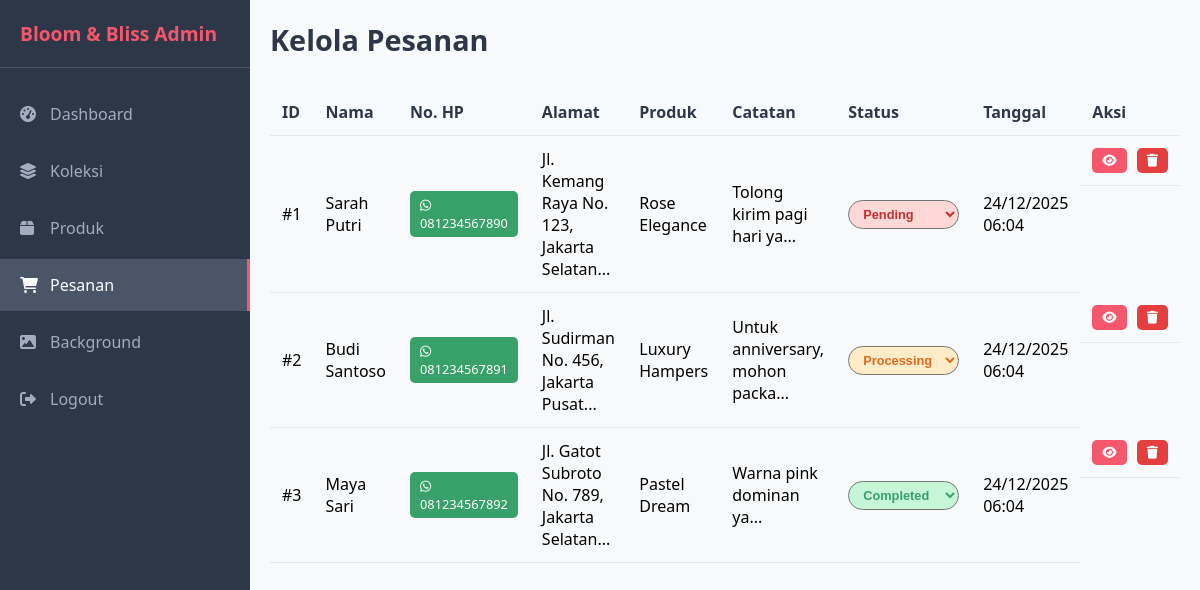
Page /admin/orders.php (signed in) on the committed database.
### tables this page shows
CREATE TABLE orders (
    id INT AUTO_INCREMENT PRIMARY KEY,
    name VARCHAR(255) NOT NULL,
    phone VARCHAR(20) NOT NULL,
    address TEXT NOT NULL,
    product VARCHAR(255),
    notes TEXT,
    status ENUM('pending', 'processing', 'completed') DEFAULT 'pending',
    created_at TIMESTAMP DEFAULT CURRENT_TIMESTAMP,
    updated_at TIMESTAMP DEFAULT CURRENT_TIMESTAMP ON UPDATE CURRENT_TIMESTAMP
);

### admin/orders.php (the view, shortened to what this page needs)
<?php
$database = new Database();
$db = $database->getConnection();
$query = "SELECT * FROM orders ORDER BY created_at DESC";
$stmt = $db->prepare($query);
$stmt->execute();
$orders = $stmt->fetchAll(PDO::FETCH_ASSOC);
?>
<!DOCTYPE html>
<html>
<head>
    <link rel="stylesheet" href="admin-style.css">
    <link rel="stylesheet" href="https://cdnjs.cloudflare.com/ajax/libs/font-awesome/6.0.0/css/all.min.css">
</head>
<body>
    <div class="admin-container">
        <nav class="sidebar">
            <div class="logo">
                <h3>Bloom & Bliss Admin</h3>
            </div>
            <ul class="nav-menu">
                <li><a href="dashboard.php"><i class="fas fa-tachometer-alt"></i> Dashboard</a></li>
                <li><a href="collections.php"><i class="fas fa-layer-group"></i> Koleksi</a></li>
                <li><a href="products.php"><i class="fas fa-box"></i> Produk</a></li>
                <li><a href="orders.php" class="active"><i class="fas fa-shopping-cart"></i> Pesanan</a></li>
                <li><a href="backgrounds.php"><i class="fas fa-image"></i> Background</a></li>
                <li><a href="logout.php"><i class="fas fa-sign-out-alt"></i> Logout</a></li>
            </ul>
        </nav>
        <main class="main-content">
            <div class="page-header">
                <h1>Kelola Pesanan</h1>
            </div>
            <div class="table-container">
                <table>
                    <thead>
                        <tr>
                            <th>ID</th>
                            <th>Nama</th>
                            <th>No. HP</th>
                            <th>Alamat</th>
                            <th>Produk</th>
                            <th>Catatan</th>
                            <th>Status</th>
                            <th>Tanggal</th>
                            <th>Aksi</th>
                        </tr>
                    </thead>
                    <tbody>
                        <?php foreach ($orders as $order): ?>
                        <tr>
                            <td>#<?php echo $order['id']; ?></td>
                            <td><?php echo htmlspecialchars($order['name']); ?></td>
                            <td>
                                <a href="https://wa.me/<?php echo $order['phone']; ?>" target="_blank" class="btn btn-success btn-sm">
                                    <i class="fab fa-whatsapp"></i> <?php echo $order['phone']; ?>
                                </a>
                            </td>
                            <td><?php echo htmlspecialchars(substr($order['address'], 0, 50)) . '...'; ?></td>
                            <td><?php echo htmlspecialchars($order['product']); ?></td>
                            <td><?php echo htmlspecialchars(substr($order['notes'], 0, 30)) . '...'; ?></td>
                            <td>
                                <form method="POST" style="display: inline;">
                                    <select name="status" onchange="this.form.submit()" class="status <?php echo $order['status']; ?>">
                                        <option value="pending" <?php echo $order['status'] == 'pending' ? 'selected' : ''; ?>>Pending</option>
                                        <option value="processing" <?php echo $order['status'] == 'processing' ? 'selected' : ''; ?>>Processing</option>
                                        <option value="completed" <?php echo $order['status'] == 'completed' ? 'selected' : ''; ?>>Completed</option>
                                    </select>
                                </form>
                            </td>
                            <td><?php echo date('d/m/Y H:i', strtotime($order['created_at'])); ?></td>
                            <td class="actions">
                                <button onclick="showOrderDetail(<?php echo htmlspecialchars(json_encode($order)); ?>)" class="btn btn-primary btn-sm">
                                    <i class="fas fa-eye"></i>
                                </button>
                                <form method="POST" style="display: inline;" onsubmit="return confirm('Yakin ingin menghapus pesanan ini?')">
                                    <button type="submit" class="btn btn-danger btn-sm">
                                        <i class="fas fa-trash"></i>
                                    </button>
                                </form>
                            </td>
                        </tr>
                        <?php endforeach; ?>
                    </tbody>
                </table>
            </div>
        </main>
    </div>
</body>
</html>

### admin/admin-style.css (style rules this page uses)
* { margin: 0; padding: 0; box-sizing: border-box; }
body { font-family: 'Segoe UI', Tahoma, Geneva, Verdana, sans-serif; background: #f8f9fa; }
.admin-container { display: flex; min-height: 100vh; }
.sidebar { width: 250px; background: #2d3748; color: white; position: fixed; height: 100vh; overflow-y: auto; }
.logo { padding: 20px; border-bottom: 1px solid #4a5568; }
.logo h3 { color: #f5576c; font-size: 1.2rem; }
.nav-menu { list-style: none; padding: 20px 0; }
.nav-menu li { margin-bottom: 5px; }
.nav-menu a { display: flex; align-items: center; padding: 15px 20px; color: #a0aec0; text-decoration: none; transition: all 0.3s ease; }
.nav-menu a:hover, .nav-menu a.active { background: #4a5568; color: white; border-right: 3px solid #f5576c; }
.nav-menu i { margin-right: 10px; width: 20px; }
.main-content { flex: 1; margin-left: 250px; padding: 20px; }
.table-container { overflow-x: auto; }
table { width: 100%; border-collapse: collapse; }
th, td { padding: 12px; text-align: left; border-bottom: 1px solid #e2e8f0; }
th { background: #f7fafc; font-weight: 600; color: #2d3748; }
.status { padding: 5px 10px; border-radius: 20px; font-size: 0.8rem; font-weight: 600; }
.status.pending { background: #fed7d7; color: #c53030; }
.status.processing { background: #feebc8; color: #dd6b20; }
.status.completed { background: #c6f6d5; color: #38a169; }
.btn { padding: 10px 20px; border: none; border-radius: 5px; cursor: pointer; text-decoration: none; display: inline-block; font-weight: 500; transition: all 0.3s ease; }
.btn-primary { background: #f5576c; color: white; }
.btn-success { background: #38a169; color: white; }
.btn-danger { background: #e53e3e; color: white; }
.btn-sm { padding: 5px 10px; font-size: 0.8rem; }
.actions { display: flex; gap: 10px; align-items: center; }
.page-header { display: flex; justify-content: space-between; align-items: center; margin-bottom: 30px; }
.page-header h1 { color: #2d3748; font-size: 1.8rem; }

### rows in the picture
orders: id "1", name "Sarah Putri", phone "081234567890", address "Jl. Kemang Raya No. 123, Jakarta Selatan", product "Rose Elegance", notes "Tolong kirim pagi hari ya", status "Pending", created_at "24/12/2025 06:04"
orders: id "2", name "Budi Santoso", phone "081234567891", address "Jl. Sudirman No. 456, Jakarta Pusat", product "Luxury Hampers", notes "Untuk anniversary, mohon packa", status "Processing", created_at "24/12/2025 06:04"
orders: id "3", name "Maya Sari", phone "081234567892", address "Jl. Gatot Subroto No. 789, Jakarta Selatan", product "Pastel Dream", notes "Warna pink dominan ya", status "Completed", created_at "24/12/2025 06:04"
